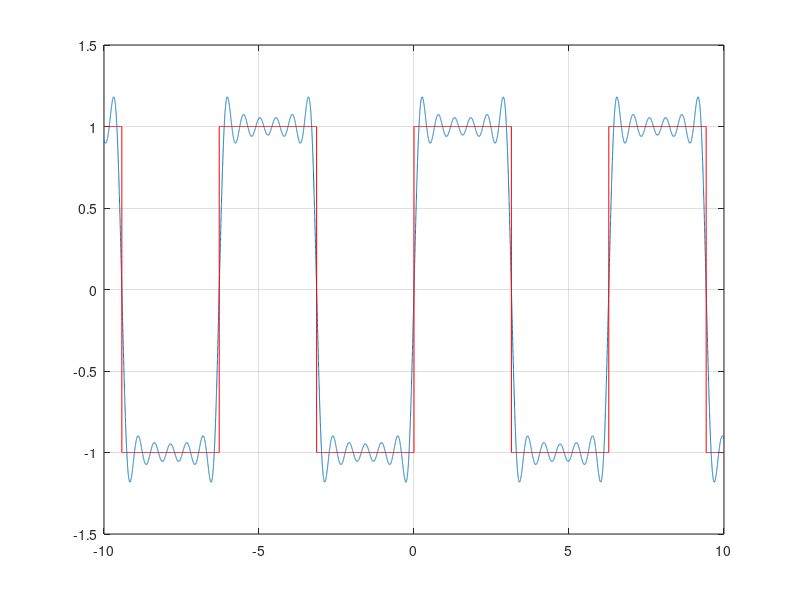

Write the MATLAB code that produced this figure.
% Square wave synthesization using Fourier series
% modified by Chao Gao, 07.02.2011

% Fourier series is used to synthesis the square wave as following
% sq(t) = 4/pi*\sum_1^N sin((2*n-1)t)/(2*n-1)

t=-10:.001:10;           % time domain
sum = 0;                 % initialise the sum as 0

for n=1:6;             % how many sine components are added
    sum = sum + (sin((2*n-1)*t))/(2*n-1); 
end                     % (2*n-1) is needed to add only the odd sine components
                        
sum = 4/pi*sum;       % Normalize the amplitude
                        
plot(t,sum);
grid on;    
hold on;                

y = square(t);          % Squarewave
plot(t,y,'r');          % Plot squarewave with red colour
